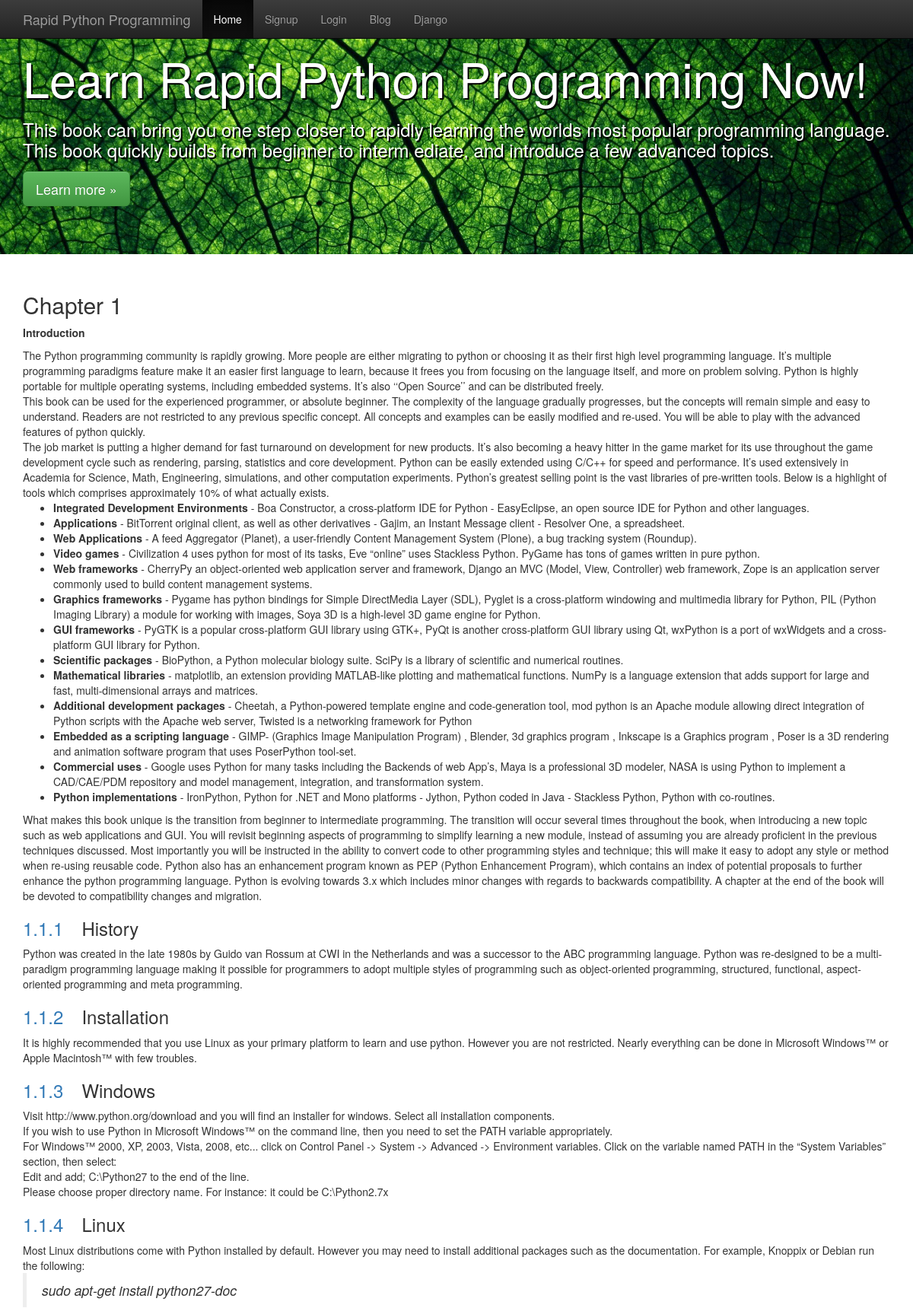
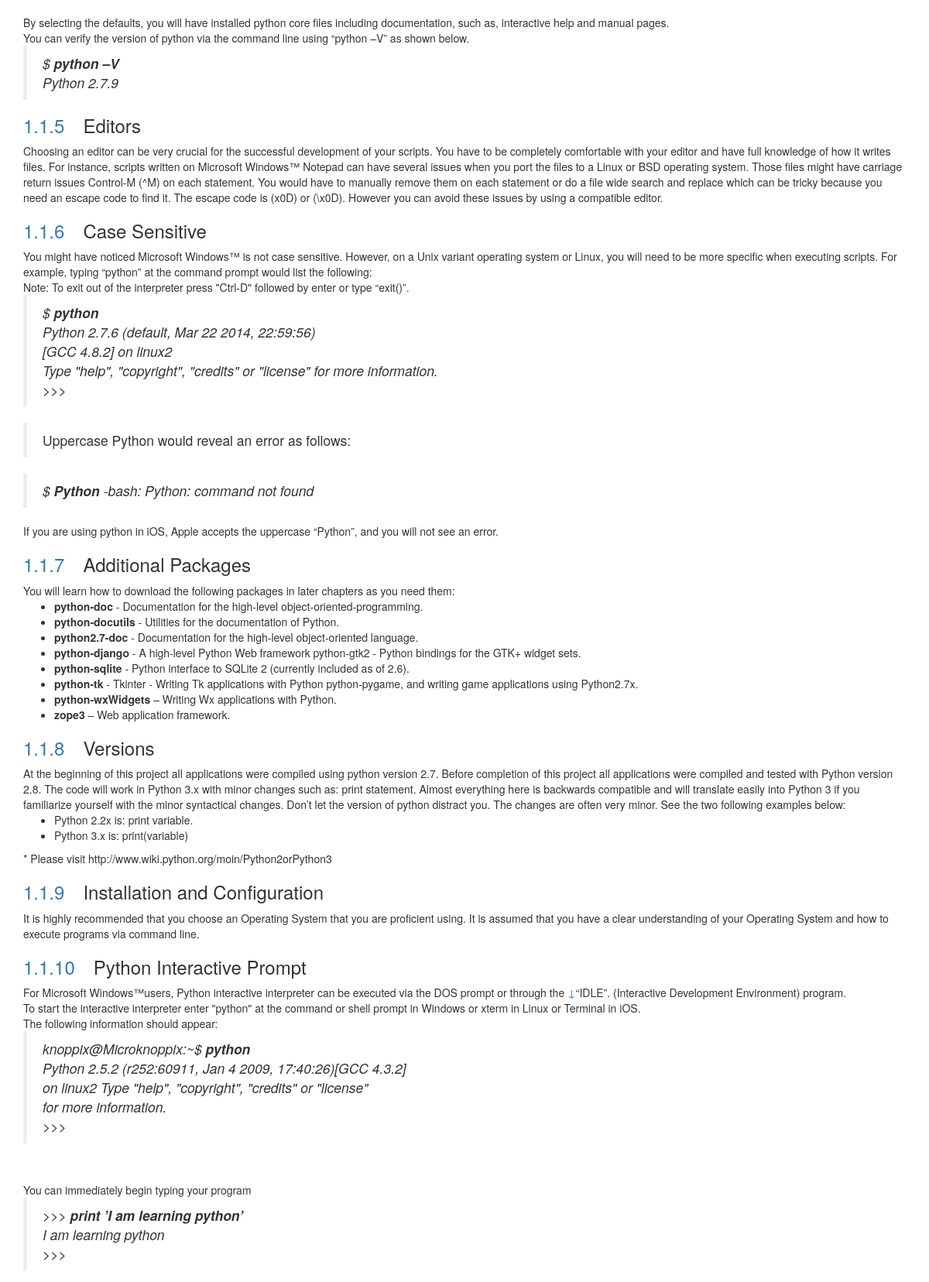
Screenshot of /book/4/ (upper part) with the database file from the repository (2 pictures, top to bottom).
### book/models.py (models this page shows, shortened)
class Book(models.Model):
    chapter = models.CharField(max_length=180)
    body = models.TextField()

### book/views.py (the view)
# urls.py: url(r'^(?P<pk>\d+)/$',BookDetailView.as_view(), name='book-detail'),
class BookDetailView(DetailView):
	model = Book

### book/templates/book/book_detail.html (shortened to what this page needs)
{% extends 'base.html' %}
{% block content %}
<h2>{{ book.chapter}}</h2>
<p>{{ book.body|safe }}</p>
{% endblock %}

### rows the page displays
Book: chapter "Chapter 1", body "Introduction The Python programming community is rapidly growing. More people are either migrating to python or choosing it as their first high level programming language. It’s multiple programming paradigms feature make it an easier first language to learn, because it frees you from focusing on the language itself, and more on problem solving. Python is highly portable for multiple operating systems, including embedded systems. It’s also ‘‘Open Source’’ and can be distributed freely. This book can be used for the experienced programmer, or absolute beginner. The complexity of the language gradually progresses, but the concepts will remain simple and easy to understand. Readers are not…"
